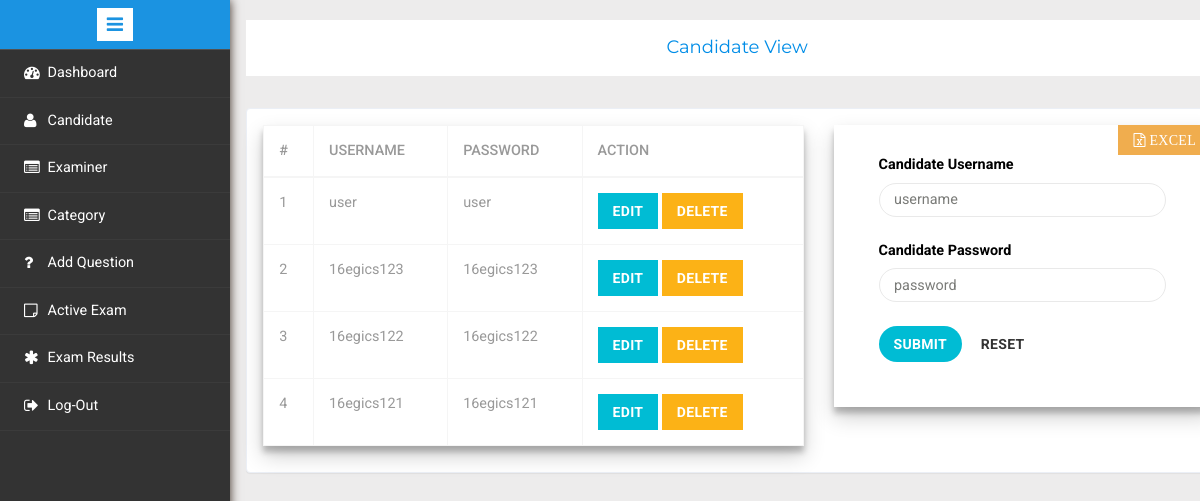
/examiner/candidate.php (signed in), run on the app's committed database.
### tables this page shows
CREATE TABLE `candidate_login` (
  `candidate_id` int(11) NOT NULL,
  `candidate_username` varchar(250) NOT NULL,
  `candidate_password` varchar(250) NOT NULL,
  `status` int(11) NOT NULL DEFAULT 0
);

### examiner/candidate.php (the view, shortened to what this page needs)
<?php
    require_once 'database.php';
    require_once 'layout.php';
?>
<html>
    <head>
    </head>
    <body>
        <div class="page-container">
            <div class="left-content">
                <div class="mother-grid-inner">
                    <ol class="breadcrumb">
			            <center>
                            <li class="breadcrumb-item">
                                <h4>
                                    <a>Candidate View</a>
                                </h4>
                            </li>
                        </center>
		            </ol>
                    <div class="validation-system">
                        <div class="validation-form">
                            <div class="row">
                                <div class="col-md-7" style="margin-bottom: 10px">
                                    <table class="table table-bordered table-hover myform">
                                        <thead>
                                            <tr>
                                                <th>#</th>
                                                <th>Username</th>
                                                <th>Password</th>
                                                <th>Action</th>
                                            </tr>
                                        </thead>
                                        <tbody>
                                            <?php $query="select * from `candidate_login` where status = '0'"; $getData=$con->query($query); $i=0;
                                            while($fetchData=$getData->fetch_assoc()){ $i++; $id=$fetchData['candidate_id']; $username=$fetchData['candidate_username']; $password=$fetchData['candidate_password']; ?>
                                            <tr>
                                                <td> <?php echo $i;?></td>
                                                <td><?php echo $username;?></td>
                                                <td><?php echo $password;?></td>
                                                <td>
                                                    <a class="btn btn-primary" rel="tooltip" title="Edit"  data-toggle="modal" href="#edit<?php echo $id ;?>">Edit</a>
                                                    <a class="btn btn-danger" rel="tooltip" title="Delete"  data-toggle="modal" href="#delete<?php echo $id ;?>">Delete</a>
                                                </td>
                                            </tr>
                                            <?php } ?>
                                        </tbody>
                                    </table>
                                </div>
                                <div class="col-md-5" style="margin-bottom: 10px">
                                    <a href="add_candidate_ByExcel.php" class="float-right btn btn-warning">
                                        <i class="fa fa-file-excel-o"> Excel</i>
                                    </a>
                                    <form action="" method="post" class="myform">
                                        <div class="col-md-12 form-group1 group-mail">
                                            <label class="control-label"> Candidate Username</label>
                                            <input type="text" name="candidate_username" class="form-control" placeholder="username" style=" border-radius: 20px; color: black;" autofocus required>
                                        </div>
                                        <div class="col-md-12 form-group1 group-mail">
                                            <label class="control-label"> Candidate Password</label>
                                            <input type="password" name="candidate_password" class="form-control" placeholder="password" style=" border-radius: 20px; color: black;" required>
                                        </div>
                                        <div class="col-md-12 form-group">
                                            <button type="submit" style="border-radius: 20px;" class="btn btn-primary" name="candidate_submit">Submit</button>
                                            <button type="reset" style="border-radius: 20px;" class="btn btn-default" value="reset">Reset</button>
                                        </div>
                                    </form>
                                </div>
                            </div>
                        </div>
                    </div>
                </div>
            </div>
        </div>
    </body>
</html>

### examiner/candidate.php (style rules this page uses)
.myform { padding: 30px; box-shadow: 0 10px 20px rgba(0,0,0,0.19), 0 6px 6px rgba(0,0,0,0.23); }

### data on the page
candidate_login: candidate_username "user", candidate_password "user"
candidate_login: candidate_username "16egics123", candidate_password "16egics123"
candidate_login: candidate_username "16egics122", candidate_password "16egics122"
candidate_login: candidate_username "16egics121", candidate_password "16egics121"
